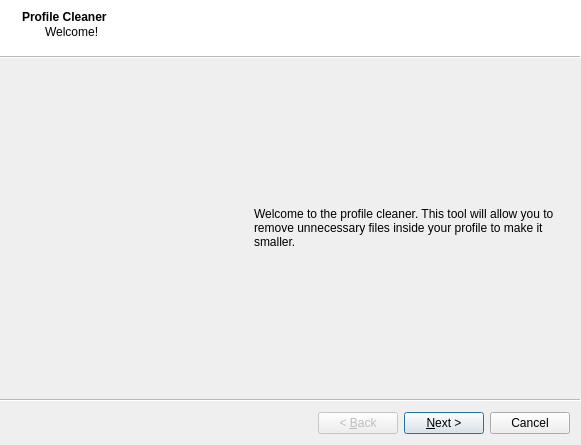
<?xml version="1.0" encoding="UTF-8"?>
<ui version="4.0">
 <class>ProfileCleanerWizard</class>
 <widget class="QWizard" name="ProfileCleanerWizard">
  <property name="geometry">
   <rect>
    <x>0</x>
    <y>0</y>
    <width>581</width>
    <height>445</height>
   </rect>
  </property>
  <property name="windowTitle">
   <string>Profile Cleaner</string>
  </property>
  <property name="windowIcon">
   <iconset resource="Resources.qrc">
    <normaloff>:/Images/Leaner.png</normaloff>:/Images/Leaner.png</iconset>
  </property>
  <property name="sizeGripEnabled">
   <bool>false</bool>
  </property>
  <property name="modal">
   <bool>false</bool>
  </property>
  <property name="wizardStyle">
   <enum>QWizard::ModernStyle</enum>
  </property>
  <property name="titleFormat">
   <enum>Qt::AutoText</enum>
  </property>
  <widget class="QWizardPage" name="wizardPage1">
   <property name="title">
    <string>Profile Cleaner</string>
   </property>
   <property name="subTitle">
    <string>Welcome!</string>
   </property>
   <layout class="QVBoxLayout" name="verticalLayout">
    <item>
     <spacer name="verticalSpacer_9">
      <property name="orientation">
       <enum>Qt::Vertical</enum>
      </property>
      <property name="sizeHint" stdset="0">
       <size>
        <width>20</width>
        <height>40</height>
       </size>
      </property>
     </spacer>
    </item>
    <item>
     <layout class="QHBoxLayout" name="horizontalLayout" stretch="0,1,4">
      <item>
       <widget class="QLabel" name="label_3">
        <property name="minimumSize">
         <size>
          <width>150</width>
          <height>300</height>
         </size>
        </property>
        <property name="maximumSize">
         <size>
          <width>150</width>
          <height>300</height>
         </size>
        </property>
        <property name="text">
         <string/>
        </property>
        <property name="pixmap">
         <pixmap resource="Resources.qrc">:/Images/cleaner.png</pixmap>
        </property>
        <property name="scaledContents">
         <bool>false</bool>
        </property>
        <property name="wordWrap">
         <bool>true</bool>
        </property>
       </widget>
      </item>
      <item>
       <spacer name="horizontalSpacer">
        <property name="orientation">
         <enum>Qt::Horizontal</enum>
        </property>
        <property name="sizeHint" stdset="0">
         <size>
          <width>40</width>
          <height>20</height>
         </size>
        </property>
       </spacer>
      </item>
      <item>
       <widget class="QLabel" name="label">
        <property name="text">
         <string>Welcome to the profile cleaner. This tool will allow you to remove unnecessary files inside your profile to make it smaller.</string>
        </property>
        <property name="wordWrap">
         <bool>true</bool>
        </property>
       </widget>
      </item>
     </layout>
    </item>
    <item>
     <spacer name="verticalSpacer_10">
      <property name="orientation">
       <enum>Qt::Vertical</enum>
      </property>
      <property name="sizeHint" stdset="0">
       <size>
        <width>20</width>
        <height>40</height>
       </size>
      </property>
     </spacer>
    </item>
   </layout>
  </widget>
  <widget class="QWizardPage" name="wizardPage2">
   <property name="title">
    <string>Select a Profile</string>
   </property>
   <property name="subTitle">
    <string>Open a profile to clean</string>
   </property>
   <layout class="QVBoxLayout" name="verticalLayout_2">
    <item>
     <spacer name="verticalSpacer_7">
      <property name="orientation">
       <enum>Qt::Vertical</enum>
      </property>
      <property name="sizeHint" stdset="0">
       <size>
        <width>20</width>
        <height>40</height>
       </size>
      </property>
     </spacer>
    </item>
    <item>
     <layout class="QHBoxLayout" name="horizontalLayout_3" stretch="0,1,5">
      <item>
       <widget class="QLabel" name="label_4">
        <property name="minimumSize">
         <size>
          <width>150</width>
          <height>300</height>
         </size>
        </property>
        <property name="maximumSize">
         <size>
          <width>150</width>
          <height>300</height>
         </size>
        </property>
        <property name="text">
         <string/>
        </property>
        <property name="pixmap">
         <pixmap resource="Resources.qrc">:/Images/cleaner.png</pixmap>
        </property>
        <property name="scaledContents">
         <bool>false</bool>
        </property>
        <property name="wordWrap">
         <bool>true</bool>
        </property>
       </widget>
      </item>
      <item>
       <spacer name="horizontalSpacer_2">
        <property name="orientation">
         <enum>Qt::Horizontal</enum>
        </property>
        <property name="sizeHint" stdset="0">
         <size>
          <width>40</width>
          <height>20</height>
         </size>
        </property>
       </spacer>
      </item>
      <item>
       <layout class="QHBoxLayout" name="horizontalLayout_2" stretch="9,1">
        <item>
         <widget class="QLabel" name="label_9">
          <property name="text">
           <string>...</string>
          </property>
         </widget>
        </item>
        <item>
         <widget class="QPushButton" name="pushButton">
          <property name="text">
           <string>Open</string>
          </property>
         </widget>
        </item>
       </layout>
      </item>
     </layout>
    </item>
    <item>
     <spacer name="verticalSpacer_8">
      <property name="orientation">
       <enum>Qt::Vertical</enum>
      </property>
      <property name="sizeHint" stdset="0">
       <size>
        <width>20</width>
        <height>40</height>
       </size>
      </property>
     </spacer>
    </item>
   </layout>
  </widget>
  <widget class="QWizardPage" name="wizardPage">
   <property name="title">
    <string>Customize the Clean</string>
   </property>
   <property name="subTitle">
    <string>How much data should be removed?</string>
   </property>
   <layout class="QVBoxLayout" name="verticalLayout_6">
    <item>
     <spacer name="verticalSpacer_5">
      <property name="orientation">
       <enum>Qt::Vertical</enum>
      </property>
      <property name="sizeHint" stdset="0">
       <size>
        <width>20</width>
        <height>40</height>
       </size>
      </property>
     </spacer>
    </item>
    <item>
     <layout class="QHBoxLayout" name="horizontalLayout_8">
      <item>
       <widget class="QLabel" name="label_5">
        <property name="minimumSize">
         <size>
          <width>150</width>
          <height>300</height>
         </size>
        </property>
        <property name="maximumSize">
         <size>
          <width>150</width>
          <height>300</height>
         </size>
        </property>
        <property name="text">
         <string/>
        </property>
        <property name="pixmap">
         <pixmap resource="Resources.qrc">:/Images/cleaner.png</pixmap>
        </property>
        <property name="scaledContents">
         <bool>false</bool>
        </property>
        <property name="wordWrap">
         <bool>true</bool>
        </property>
       </widget>
      </item>
      <item>
       <layout class="QVBoxLayout" name="verticalLayout_3">
        <item>
         <layout class="QHBoxLayout" name="horizontalLayout_4" stretch="0,9">
          <item>
           <widget class="QRadioButton" name="radioButton">
            <property name="text">
             <string/>
            </property>
            <property name="checked">
             <bool>true</bool>
            </property>
           </widget>
          </item>
          <item>
           <widget class="QLabel" name="label_2">
            <property name="text">
             <string>&lt;!DOCTYPE HTML PUBLIC &quot;-//W3C//DTD HTML 4.0//EN&quot; &quot;http://www.w3.org/TR/REC-html40/strict.dtd&quot;&gt;
&lt;html&gt;&lt;head&gt;&lt;meta name=&quot;qrichtext&quot; content=&quot;1&quot; /&gt;&lt;style type=&quot;text/css&quot;&gt;
p, li { white-space: pre-wrap; }
&lt;/style&gt;&lt;/head&gt;&lt;body style=&quot; font-family:'MS Shell Dlg 2'; font-size:8.25pt; font-weight:400; font-style:normal;&quot;&gt;
&lt;p style=&quot; margin-top:0px; margin-bottom:0px; margin-left:0px; margin-right:0px; -qt-block-indent:0; text-indent:0px;&quot;&gt;&lt;span style=&quot; font-size:10pt; font-weight:600;&quot;&gt;Dust&lt;/span&gt;&lt;/p&gt;
&lt;p style=&quot; margin-top:0px; margin-bottom:0px; margin-left:0px; margin-right:0px; -qt-block-indent:0; text-indent:0px;&quot;&gt;&lt;span style=&quot; font-size:8pt;&quot;&gt;Remove all of the unused data in both the GPDs and in your profile's package&lt;/span&gt;&lt;/p&gt;&lt;/body&gt;&lt;/html&gt;</string>
            </property>
            <property name="wordWrap">
             <bool>true</bool>
            </property>
           </widget>
          </item>
         </layout>
        </item>
        <item>
         <layout class="QHBoxLayout" name="horizontalLayout_6" stretch="0,9">
          <item>
           <widget class="QRadioButton" name="radioButton_2">
            <property name="text">
             <string/>
            </property>
           </widget>
          </item>
          <item>
           <widget class="QLabel" name="label_7">
            <property name="text">
             <string>&lt;!DOCTYPE HTML PUBLIC &quot;-//W3C//DTD HTML 4.0//EN&quot; &quot;http://www.w3.org/TR/REC-html40/strict.dtd&quot;&gt;
&lt;html&gt;&lt;head&gt;&lt;meta name=&quot;qrichtext&quot; content=&quot;1&quot; /&gt;&lt;style type=&quot;text/css&quot;&gt;
p, li { white-space: pre-wrap; }
&lt;/style&gt;&lt;/head&gt;&lt;body style=&quot; font-family:'MS Shell Dlg 2'; font-size:8.25pt; font-weight:400; font-style:normal;&quot;&gt;
&lt;p style=&quot; margin-top:0px; margin-bottom:0px; margin-left:0px; margin-right:0px; -qt-block-indent:0; text-indent:0px;&quot;&gt;&lt;span style=&quot; font-size:10pt; font-weight:600;&quot;&gt;Sweep&lt;/span&gt;&lt;/p&gt;
&lt;p style=&quot; margin-top:0px; margin-bottom:0px; margin-left:0px; margin-right:0px; -qt-block-indent:0; text-indent:0px;&quot;&gt;&lt;span style=&quot; font-size:8pt;&quot;&gt;Removes everything that a dust will, as well as all the images from the GPDs&lt;/span&gt;&lt;/p&gt;&lt;/body&gt;&lt;/html&gt;</string>
            </property>
            <property name="wordWrap">
             <bool>true</bool>
            </property>
           </widget>
          </item>
         </layout>
        </item>
        <item>
         <layout class="QHBoxLayout" name="horizontalLayout_7" stretch="0,9">
          <item>
           <widget class="QRadioButton" name="radioButton_3">
            <property name="text">
             <string/>
            </property>
           </widget>
          </item>
          <item>
           <widget class="QLabel" name="label_8">
            <property name="text">
             <string>&lt;!DOCTYPE HTML PUBLIC &quot;-//W3C//DTD HTML 4.0//EN&quot; &quot;http://www.w3.org/TR/REC-html40/strict.dtd&quot;&gt;
&lt;html&gt;&lt;head&gt;&lt;meta name=&quot;qrichtext&quot; content=&quot;1&quot; /&gt;&lt;style type=&quot;text/css&quot;&gt;
p, li { white-space: pre-wrap; }
&lt;/style&gt;&lt;/head&gt;&lt;body style=&quot; font-family:'MS Shell Dlg 2'; font-size:8.25pt; font-weight:400; font-style:normal;&quot;&gt;
&lt;p style=&quot; margin-top:0px; margin-bottom:0px; margin-left:0px; margin-right:0px; -qt-block-indent:0; text-indent:0px;&quot;&gt;&lt;span style=&quot; font-size:10pt; font-weight:600;&quot;&gt;Purify&lt;/span&gt;&lt;/p&gt;
&lt;p style=&quot; margin-top:0px; margin-bottom:0px; margin-left:0px; margin-right:0px; -qt-block-indent:0; text-indent:0px;&quot;&gt;&lt;span style=&quot; font-size:8pt;&quot;&gt;Removes everything a sweep will, plus setting data from game GPDs. This may cause you to lose game progress&lt;/span&gt;&lt;/p&gt;&lt;/body&gt;&lt;/html&gt;</string>
            </property>
            <property name="wordWrap">
             <bool>true</bool>
            </property>
           </widget>
          </item>
         </layout>
        </item>
       </layout>
      </item>
     </layout>
    </item>
    <item>
     <spacer name="verticalSpacer_6">
      <property name="orientation">
       <enum>Qt::Vertical</enum>
      </property>
      <property name="sizeHint" stdset="0">
       <size>
        <width>20</width>
        <height>40</height>
       </size>
      </property>
     </spacer>
    </item>
   </layout>
  </widget>
  <widget class="QWizardPage" name="wizardPage_2">
   <property name="title">
    <string>Cleaning...</string>
   </property>
   <property name="subTitle">
    <string>Your profile is in the process of being cleaned</string>
   </property>
   <layout class="QVBoxLayout" name="verticalLayout_5">
    <item>
     <spacer name="verticalSpacer_3">
      <property name="orientation">
       <enum>Qt::Vertical</enum>
      </property>
      <property name="sizeHint" stdset="0">
       <size>
        <width>20</width>
        <height>40</height>
       </size>
      </property>
     </spacer>
    </item>
    <item>
     <layout class="QHBoxLayout" name="horizontalLayout_11" stretch="0,1,4">
      <item>
       <widget class="QLabel" name="label_6">
        <property name="minimumSize">
         <size>
          <width>150</width>
          <height>300</height>
         </size>
        </property>
        <property name="maximumSize">
         <size>
          <width>150</width>
          <height>300</height>
         </size>
        </property>
        <property name="text">
         <string/>
        </property>
        <property name="pixmap">
         <pixmap resource="Resources.qrc">:/Images/cleaner.png</pixmap>
        </property>
        <property name="scaledContents">
         <bool>false</bool>
        </property>
        <property name="wordWrap">
         <bool>true</bool>
        </property>
       </widget>
      </item>
      <item>
       <spacer name="horizontalSpacer_3">
        <property name="orientation">
         <enum>Qt::Horizontal</enum>
        </property>
        <property name="sizeHint" stdset="0">
         <size>
          <width>40</width>
          <height>20</height>
         </size>
        </property>
       </spacer>
      </item>
      <item>
       <layout class="QVBoxLayout" name="verticalLayout_4" stretch="4,2,2,2,4,1">
        <item>
         <spacer name="verticalSpacer">
          <property name="orientation">
           <enum>Qt::Vertical</enum>
          </property>
          <property name="sizeType">
           <enum>QSizePolicy::Expanding</enum>
          </property>
          <property name="sizeHint" stdset="0">
           <size>
            <width>20</width>
            <height>40</height>
           </size>
          </property>
         </spacer>
        </item>
        <item>
         <layout class="QHBoxLayout" name="horizontalLayout_5">
          <item>
           <widget class="QLabel" name="lblStartSize_2">
            <property name="text">
             <string>&lt;b&gt;Start Size:&lt;/b&gt;</string>
            </property>
           </widget>
          </item>
          <item>
           <widget class="QLabel" name="lblStartSize">
            <property name="text">
             <string/>
            </property>
           </widget>
          </item>
         </layout>
        </item>
        <item>
         <layout class="QHBoxLayout" name="horizontalLayout_9">
          <item>
           <widget class="QLabel" name="lblEndSize_2">
            <property name="text">
             <string>&lt;!DOCTYPE HTML PUBLIC &quot;-//W3C//DTD HTML 4.0//EN&quot; &quot;http://www.w3.org/TR/REC-html40/strict.dtd&quot;&gt;
&lt;html&gt;&lt;head&gt;&lt;meta name=&quot;qrichtext&quot; content=&quot;1&quot; /&gt;&lt;style type=&quot;text/css&quot;&gt;
p, li { white-space: pre-wrap; }
&lt;/style&gt;&lt;/head&gt;&lt;body style=&quot; font-family:'MS Shell Dlg 2'; font-size:8.25pt; font-weight:400; font-style:normal;&quot;&gt;
&lt;p style=&quot; margin-top:0px; margin-bottom:0px; margin-left:0px; margin-right:0px; -qt-block-indent:0; text-indent:0px;&quot;&gt;&lt;span style=&quot; font-weight:600;&quot;&gt;End Size:&lt;/span&gt;&lt;/p&gt;&lt;/body&gt;&lt;/html&gt;</string>
            </property>
           </widget>
          </item>
          <item>
           <widget class="QLabel" name="lblEndSize">
            <property name="text">
             <string>&lt;!DOCTYPE HTML PUBLIC &quot;-//W3C//DTD HTML 4.0//EN&quot; &quot;http://www.w3.org/TR/REC-html40/strict.dtd&quot;&gt;
&lt;html&gt;&lt;head&gt;&lt;meta name=&quot;qrichtext&quot; content=&quot;1&quot; /&gt;&lt;style type=&quot;text/css&quot;&gt;
p, li { white-space: pre-wrap; }
&lt;/style&gt;&lt;/head&gt;&lt;body style=&quot; font-family:'MS Shell Dlg 2'; font-size:8.25pt; font-weight:400; font-style:normal;&quot;&gt;
&lt;p style=&quot;-qt-paragraph-type:empty; margin-top:0px; margin-bottom:0px; margin-left:0px; margin-right:0px; -qt-block-indent:0; text-indent:0px; font-size:8pt;&quot;&gt;&lt;/p&gt;&lt;/body&gt;&lt;/html&gt;</string>
            </property>
           </widget>
          </item>
         </layout>
        </item>
        <item>
         <layout class="QHBoxLayout" name="horizontalLayout_10">
          <item>
           <widget class="QLabel" name="lblDataRemoved_2">
            <property name="text">
             <string>&lt;!DOCTYPE HTML PUBLIC &quot;-//W3C//DTD HTML 4.0//EN&quot; &quot;http://www.w3.org/TR/REC-html40/strict.dtd&quot;&gt;
&lt;html&gt;&lt;head&gt;&lt;meta name=&quot;qrichtext&quot; content=&quot;1&quot; /&gt;&lt;style type=&quot;text/css&quot;&gt;
p, li { white-space: pre-wrap; }
&lt;/style&gt;&lt;/head&gt;&lt;body style=&quot; font-family:'MS Shell Dlg 2'; font-size:8.25pt; font-weight:400; font-style:normal;&quot;&gt;
&lt;p style=&quot; margin-top:0px; margin-bottom:0px; margin-left:0px; margin-right:0px; -qt-block-indent:0; text-indent:0px;&quot;&gt;&lt;span style=&quot; font-size:8pt; font-weight:600;&quot;&gt;Data Removed:&lt;/span&gt;&lt;/p&gt;&lt;/body&gt;&lt;/html&gt;</string>
            </property>
           </widget>
          </item>
          <item>
           <widget class="QLabel" name="lblDataRemoved">
            <property name="text">
             <string>&lt;!DOCTYPE HTML PUBLIC &quot;-//W3C//DTD HTML 4.0//EN&quot; &quot;http://www.w3.org/TR/REC-html40/strict.dtd&quot;&gt;
&lt;html&gt;&lt;head&gt;&lt;meta name=&quot;qrichtext&quot; content=&quot;1&quot; /&gt;&lt;style type=&quot;text/css&quot;&gt;
p, li { white-space: pre-wrap; }
&lt;/style&gt;&lt;/head&gt;&lt;body style=&quot; font-family:'MS Shell Dlg 2'; font-size:8.25pt; font-weight:400; font-style:normal;&quot;&gt;
&lt;p style=&quot;-qt-paragraph-type:empty; margin-top:0px; margin-bottom:0px; margin-left:0px; margin-right:0px; -qt-block-indent:0; text-indent:0px; font-size:8pt;&quot;&gt;&lt;/p&gt;&lt;/body&gt;&lt;/html&gt;</string>
            </property>
           </widget>
          </item>
         </layout>
        </item>
        <item>
         <spacer name="verticalSpacer_2">
          <property name="orientation">
           <enum>Qt::Vertical</enum>
          </property>
          <property name="sizeHint" stdset="0">
           <size>
            <width>20</width>
            <height>40</height>
           </size>
          </property>
         </spacer>
        </item>
        <item>
         <widget class="QProgressBar" name="progressBar">
          <property name="maximum">
           <number>0</number>
          </property>
          <property name="value">
           <number>-1</number>
          </property>
          <property name="textVisible">
           <bool>false</bool>
          </property>
          <property name="orientation">
           <enum>Qt::Horizontal</enum>
          </property>
          <property name="invertedAppearance">
           <bool>false</bool>
          </property>
          <property name="format">
           <string/>
          </property>
         </widget>
        </item>
       </layout>
      </item>
     </layout>
    </item>
    <item>
     <spacer name="verticalSpacer_4">
      <property name="orientation">
       <enum>Qt::Vertical</enum>
      </property>
      <property name="sizeHint" stdset="0">
       <size>
        <width>20</width>
        <height>40</height>
       </size>
      </property>
     </spacer>
    </item>
   </layout>
  </widget>
 </widget>
 <resources>
  <include location="Resources.qrc"/>
 </resources>
 <connections/>
</ui>
